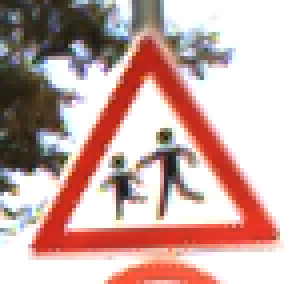
#> input picture Library/Opencv/1.png, 76 x 71 px, found by its file name (shown 4 times larger)
$ python test.py
#> lines starting #> are read from the running program, lines starting #| are printed output that depends on the picture
from PIL import Image,ImageOps
image=Image.open("Library/Opencv/1.png")
#> image is the input picture: PIL image 76x71 RGB; mean R, G, B 204.3, 173.6, 168.8
image=ImageOps.mirror(image)
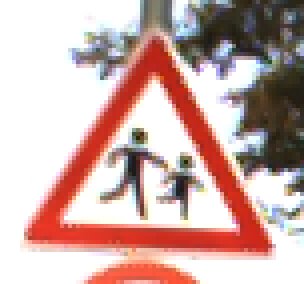
#> image: PIL image 76x71 RGB (shown 4 times larger); mean R, G, B 204.3, 173.6, 168.8
image.show()

$ run again, with Library/Opencv/girl.png copied over Library/Opencv/1.png
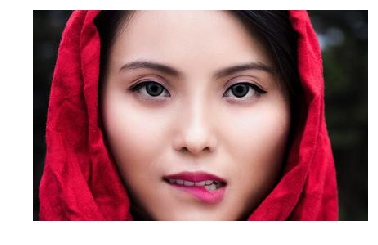
#> input picture Library/Opencv/girl.png, 378 x 245 px, found by its file name
#> image is the input picture: PIL image 378x245 RGBA; mean R, G, B, A 169.6, 119.3, 124.7, 194.6
#> `image=ImageOps.mirror(image)`:
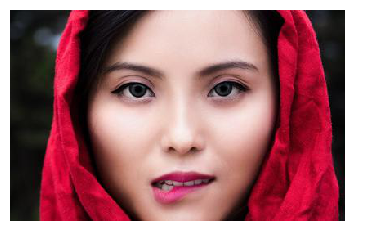
#> image: PIL image 378x245 RGBA; mean R, G, B, A 169.6, 119.3, 124.7, 194.6; transparent parts drawn white
